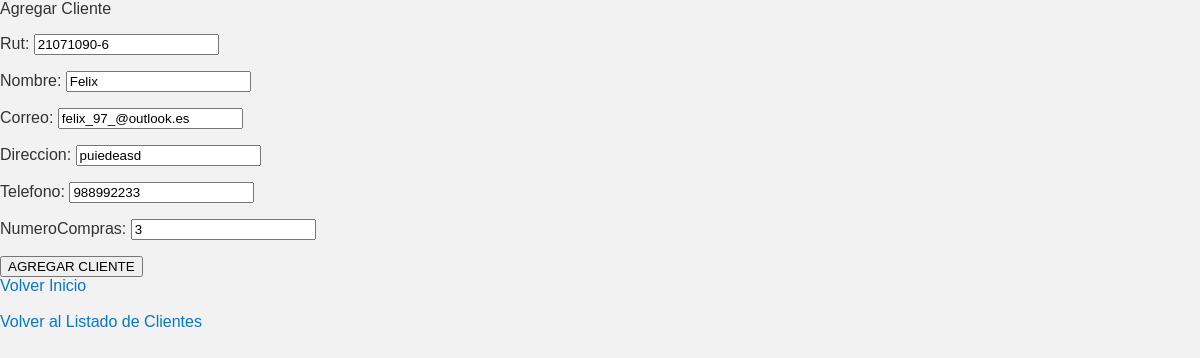
Screenshot of /miApp/actualizar_cliente/1/ with the database file from the repository.
### miApp/models.py (models this page shows, shortened)
class Cliente(models.Model):
    rut = models.CharField(max_length=12, unique=True)
    nombre = models.CharField(max_length=20)
    correo = models.EmailField()
    direccion = models.CharField(max_length=100)
    telefono = models.CharField(max_length=15)
    numeroCompras = models.IntegerField(default=0)

### miApp/views.py (the view)
# urls.py: path('actualizar_cliente/<int:id>/', views.actualizar_cliente, name='actualizar_cliente'),
def actualizar_cliente(request, id):
    cliente = get_object_or_404(Cliente, id=id)
    if request.method == 'POST':
        form = FormCliente(request.POST, instance=cliente)
        if form.is_valid():
            form.save()
            return redirect('miApp:listado_clientes')
    else:
        form = FormCliente(instance=cliente)
    return render(request, 'miApp/agregar_cliente.html', {'form': form, 'cliente': cliente})

### miApp/forms.py
class FormCliente(forms.ModelForm):
    class Meta:
        model = Cliente
        fields = '__all__'

### miApp/templates/miApp/agregar_cliente.html (shortened to what this page needs)
<!DOCTYPE html>
{% load static %}
<html lang="en">
<head>
    <link rel="stylesheet" href="{% static 'css/mi_estilo.css' %}">
</head>
<body>
    <div>Agregar Cliente</div>
    <form method='post'>
        {{form.as_p}}
        <input type="submit" value="AGREGAR CLIENTE">
    </form>
    <a href="{% url 'miApp:index' %}">Volver Inicio</a><br> <br>
    <a href="{% url 'miApp:listado_clientes' %}">Volver al Listado de Clientes</a>
</body>
</html>

### miApp/static/css/mi_estilo.css (style rules this page uses)
body { font-family: Arial, sans-serif; background-color: #f2f2f2; color: #333; margin: 0; padding: 0; }
a { color: #0078d4; text-decoration: none; }

### rows the page displays
Cliente: rut "21071090-6", nombre "Felix", correo "felix_97_@outlook.es", direccion "puiedeasd", telefono "988992233", numeroCompras "3"
